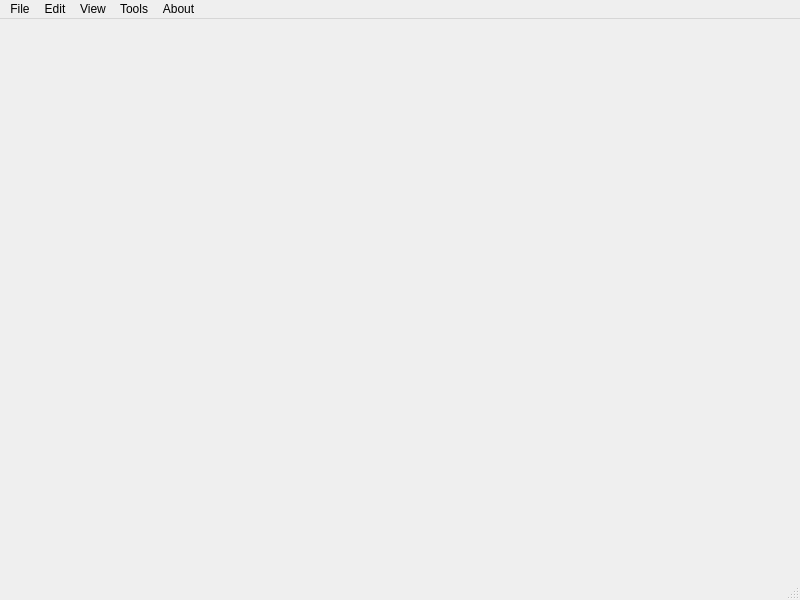
<?xml version="1.0" encoding="UTF-8"?>
<ui version="4.0">
 <class>Phobeus</class>
 <widget class="QMainWindow" name="Phobeus">
  <property name="geometry">
   <rect>
    <x>0</x>
    <y>0</y>
    <width>800</width>
    <height>600</height>
   </rect>
  </property>
  <property name="windowTitle">
   <string>Phobeus</string>
  </property>
  <widget class="QWidget" name="centralwidget"/>
  <widget class="QMenuBar" name="menubar">
   <property name="geometry">
    <rect>
     <x>0</x>
     <y>0</y>
     <width>800</width>
     <height>17</height>
    </rect>
   </property>
   <widget class="QMenu" name="menuFile">
    <property name="title">
     <string>File</string>
    </property>
    <addaction name="actionOpen"/>
    <addaction name="actionExit"/>
   </widget>
   <widget class="QMenu" name="menuEdit">
    <property name="title">
     <string>Edit</string>
    </property>
   </widget>
   <widget class="QMenu" name="menuView">
    <property name="title">
     <string>View</string>
    </property>
   </widget>
   <widget class="QMenu" name="menuTools">
    <property name="title">
     <string>Tools</string>
    </property>
   </widget>
   <widget class="QMenu" name="menuAbout">
    <property name="title">
     <string>About</string>
    </property>
    <addaction name="actionInfo"/>
   </widget>
   <addaction name="menuFile"/>
   <addaction name="menuEdit"/>
   <addaction name="menuView"/>
   <addaction name="menuTools"/>
   <addaction name="menuAbout"/>
  </widget>
  <widget class="QStatusBar" name="statusbar"/>
  <action name="actionOpen">
   <property name="text">
    <string>Open</string>
   </property>
  </action>
  <action name="actionExit">
   <property name="text">
    <string>Exit</string>
   </property>
  </action>
  <action name="actionInfo">
   <property name="text">
    <string>Info</string>
   </property>
  </action>
 </widget>
 <resources/>
 <connections/>
</ui>
